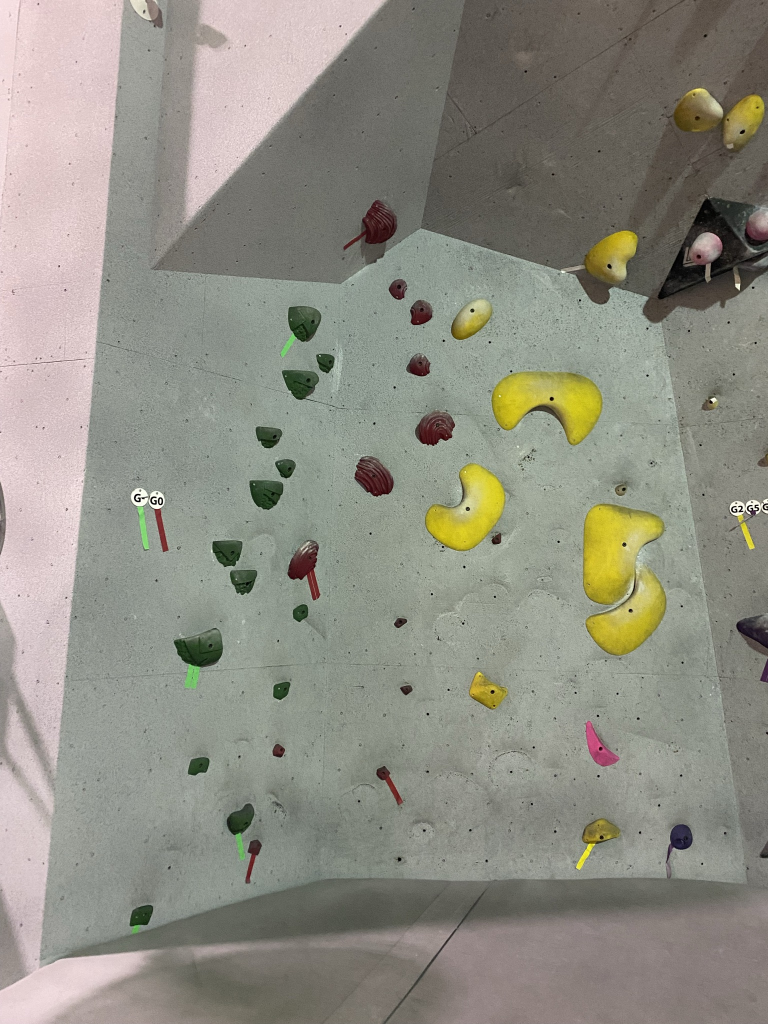
#> input picture Wall Factors/IMG_6354.JPEG, 1536 x 2048 px (shown at 1/2 size)
$ python -i util.py   (imports and definitions only)
#> lines starting #> are read from the running program, lines starting #| are printed output that depends on the picture; after the words box and inside, x2 and y2 are one past the last pixel; in counts of white or black regions, pixels touching at a corner belong together
import cv2
import matplotlib.pyplot as plt
import numpy as np
from sklearn.cluster import KMeans

## Opens image from "testWalls" folder
# string filePath = location of image to open
# bool color = [0] for grayscale image
#       = [1] for color image
def inputImage(fileName,colour = 1):
    return cv2.imread("testWalls/"+fileName,colour)

## Opens image from "fileName"
# string filePath = ABSOLUTE filepath of image to open
# bool color = [0] for grayscale image
#       = [1] for color image
def inputImageFile(fileName,colour = 1):
    return cv2.imread(fileName,colour)

## Displays image in seperate window
# cv2 img = cv2 object of image
def printImage(img, Window_Name = "Output Window"):
    cv2.imshow(Window_Name, img)
    cv2.waitKey(0)

## Plots image via MATLAB
# cv2 img = cv2 object of image
def plotImage(img):
    return plt.imshow(img)

## Saves image to local directory, will nest it in folder "output"
# string fileName = name of jpg to save
# cv2 img = cv2 object of image
def saveImage(img,fileName = "Output"):
    cv2.imwrite("output/"+fileName+".jpg",img)

#Apply A Guassian Blur to the Input Picture
#Kernal Size is the size of the Kernal that is used to find the average pixel
#Sigma defines the amount of variance when calculating the mean durring blurring
def Blur (Image, Kernal_Size, Sigma = 0):
    Blurred_Image = cv2.GaussianBlur(Image,[Kernal_Size,Kernal_Size],Sigma)
    return Blurred_Image

#Converts Image to RGB Color Space
def RGB (Image):
    RGB_Image = cv2.cvtColor(Image, cv2.COLOR_BGR2RGB)
    return RGB_Image

#Converts Image to Black and White
#Assumes Image is BGR unless Specified
def Gray (Image, BGR = True):
    if BGR:
        Gray_Image = cv2.cvtColor(Image, cv2.COLOR_BGR2GRAY)
    else:
        Gray_Image = cv2.cvtColor(Image, cv2.COLOR_RGB2GRAY)

    return Gray_Image

#Performs Thresholding
#Threshold is the Miniumum intensity that a pixel must. If < they will be black
#Output_Pixel is the Pixel value that will be assigned to pixels > Threshold
def Threshold_Basic (Image,Threshold,Output_Pixel=255):
    T_Value,Threshold_Image = cv2.threshold (Image,Threshold,Output_Pixel,cv2.THRESH_BINARY_INV)
    return Threshold_Image

def Threshold (Image,Output_Pixel=255):
    T_Value,Threshold_Image = cv2.threshold (Image,0,Output_Pixel,cv2.THRESH_BINARY_INV | cv2.THRESH_OTSU)
    return T_Value,Threshold_Image

def Mask (Input_Image, Mask):
    Masked_Image = cv2.bitwise_and(Input_Image,Input_Image,mask = Mask)
    return Masked_Image

def Canny (Image,Low_Threshold,High_Threshold):
    Canny_Image = cv2.Canny(Image,Low_Threshold,High_Threshold)
    return Canny_Image

# [101 lines left out: functions Find_Contours, Find_Contours_Optimal, Find_Contours_Optimal_Binary, Find_Contours_Optimal_Moment, kMeansCluster, scaleCoords and 1 more, not called in this run]


## Takes an image and provides points of holds (units of distance), assumes origin is top left
# cv2 testImg = image of wall
def photoToDist(testImg):
    # Preprocessing - Gaussian Blur
    GBlur = Blur(testImg, 15) # Change kernal size (2nd input) for more blur

    # Convert to greyscale
    Picture_Gray = Gray(testImg)

    # Threshold/Mask
    T,Threshold_Adaptive = Threshold(Picture_Gray)
    Mask_Adaptive = Mask(testImg,Threshold_Adaptive)

    #Uncomment if you want to see image
    #U.printImage(Mask_Adaptive)

    # Canny
    Canny = Canny(Picture_Gray,T/2,T)

    # Contour
    Contours_Outline = Find_Contours_Optimal(Canny,testImg,False)

    #Uncomment if you want to see image
    #U.printImage(Contours_Outline)

    # Centroid
    Contours_Filled_Binary = Find_Contours_Optimal_Binary(Canny,testImg)
    Canny = Canny(Contours_Filled_Binary,T/2,T)
    Contours_Filled_Moment, coords = Find_Contours_Optimal_Moment(Canny,testImg)

    #Uncomment if you want to see image
    #U.printImage(Contours_Filled_Moment)

    # Scaling
    holdDist = scaleCoords(coords,testImg)

    return coords

## Takes an image and provides points of holds (units of distance), assumes origin is top left
# cv2 testImg = image of wall
# [40 lines left out: function photoToAppCoords, not called in this run]

#Offsets the horizontal coordinates based on the application width

def offsetCoords(coords, testImg, appWidth, appHeight):
    offset = (appHeight - (testImg.shape[0])*(appWidth/testImg.shape[1]) )/2.0
# [5 lines of commented-out code are left out]
# [29 lines left out: functions offsetCoords, cvCoordsToAppCoords, not called in this run]

>>> import cv2
>>> picture = cv2.imread('IMG_6354.JPEG')
#> picture is the input picture: shape (2048, 1536, 3); mean B, G, R 131.5, 142.3, 143.5
>>> result = photoToDist(picture)
#> in Gray, `Gray_Image = cv2.cvtColor(Image, cv2.COLOR_BGR2GRAY)`:
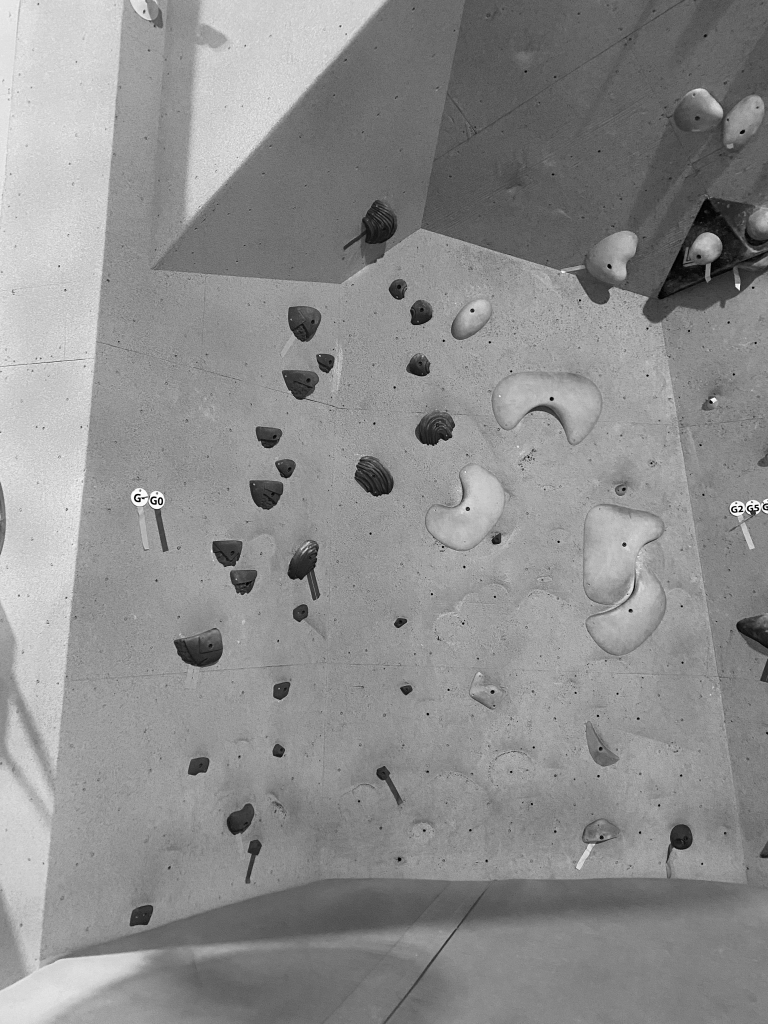
#> Gray_Image: shape (2048, 1536) (shown at 1/2 size); min 0, max 255, mean 141.4
#> in Threshold, `T_Value,Threshold_Image = cv2.threshold (Image,0,Output_Pixel,cv2.THRE..`:
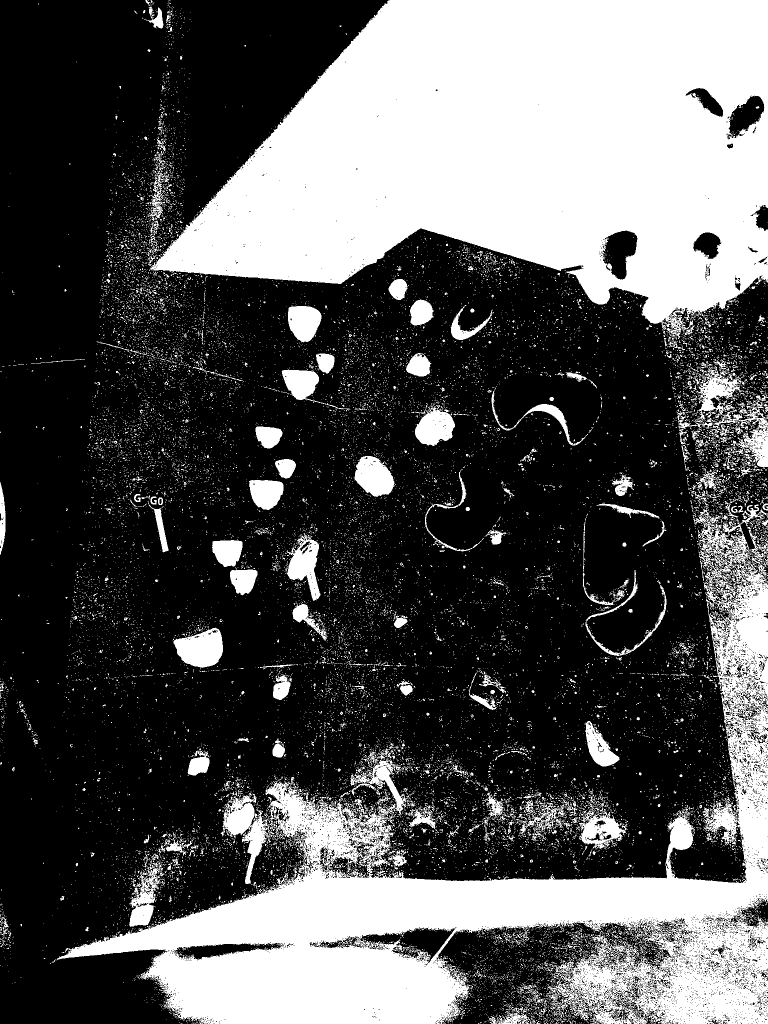
#> Threshold_Image: shape (2048, 1536) (shown at 1/2 size); 33.9% white; 23037 white regions (22404 under 20 px), largest, box (x1, y1, x2, y2) and area: (300, 0, 1536, 678) 539716, (113, 1009, 1536, 2048) 351627, (1386, 732, 1536, 934) 8405
#> in Threshold, `T_Value,Threshold_Image = cv2.threshold (Image,0,Output_Pixel,cv2.THRE..`: T_Value = 131
#> in Mask, `Masked_Image = cv2.bitwise_and(Input_Image,Input_Image,mask = Mask)`:
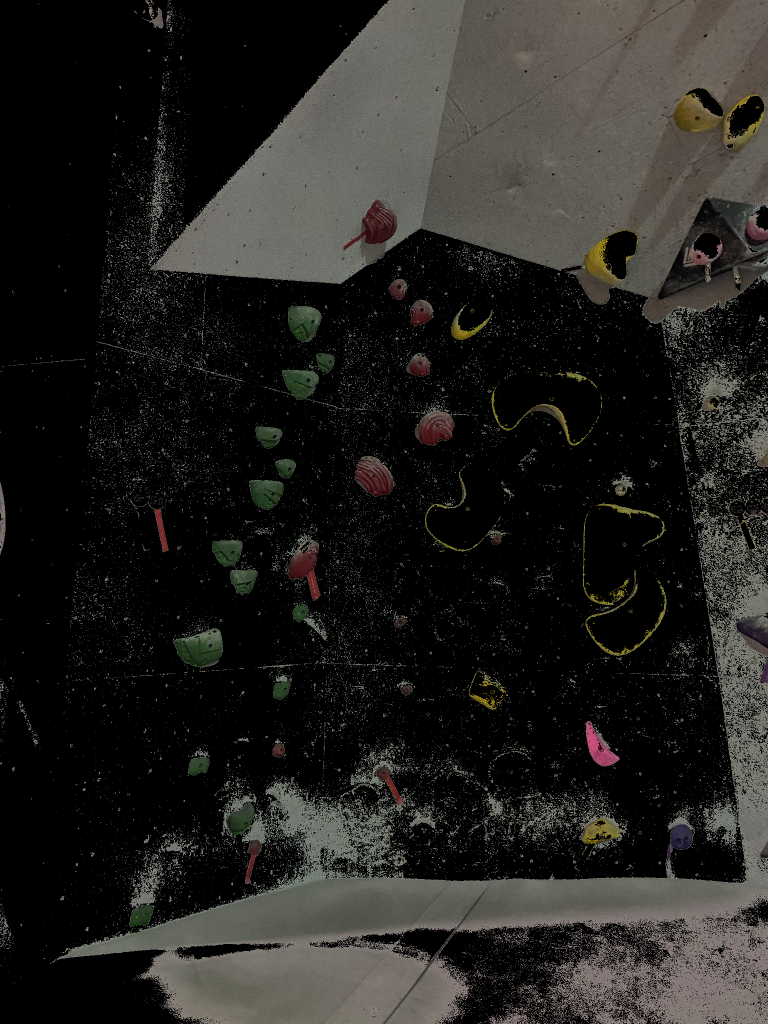
#> Masked_Image: shape (2048, 1536, 3) (shown at 1/2 size); mean B, G, R 31.3, 34.2, 35.3
#> (the run stopped early here; a loop or call above may not have finished)
